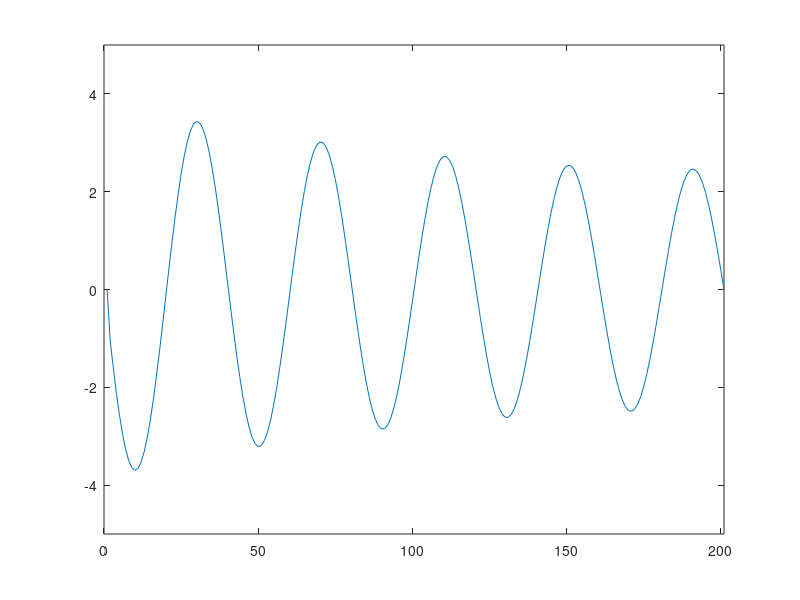

Reproduce this figure in MATLAB.
L=1;  % string length 
c=1;   % wave velocity
f=5;  % frequency of the input wave

time=4;   % total simulation time
dx=0.005;  % step in position
dt=0.005;  % time step

nx=ceil(L/dx)+1;  % total number of columns
nt=ceil(time/dt)+1;  % total number of rows
u=zeros(nt,nx);   % initializing matrix u with zeros 

r=(c*dt/dx)^2;
for i=2:nt
    u(i,1)=3*sin(2*pi*f*i*dt)*exp(-i*dt);
end    
for j=2:nx-1  %loop for every column
  u(2,j) =u(1,j)+1/2*r*(u(1,j+1) - 2*u(1,j)+ u(1,j-1)); % solution for the first time step 
end 
for i = 3:nt % complete this part. For loop for  time (rows)
    for j= 2:nx-1 % complete this part. For loop for space (columns)
     % use eq. 9 to complete this part
     u(i,j)=2*u(i-1,j)-u(i-2,j)+r*(u(i-1,j+1)-2*u(i-1,j)+u(i-1,j-1));
    end
end
%function plotSimulation(u)

close all;
[nt,nx]=size(u);
figure
hold on;
for i = 3 : nt
    plot(u(i,:));
    axis([0 nx -5 5]);
    pause(0.008);
    hold off;
end

%end
